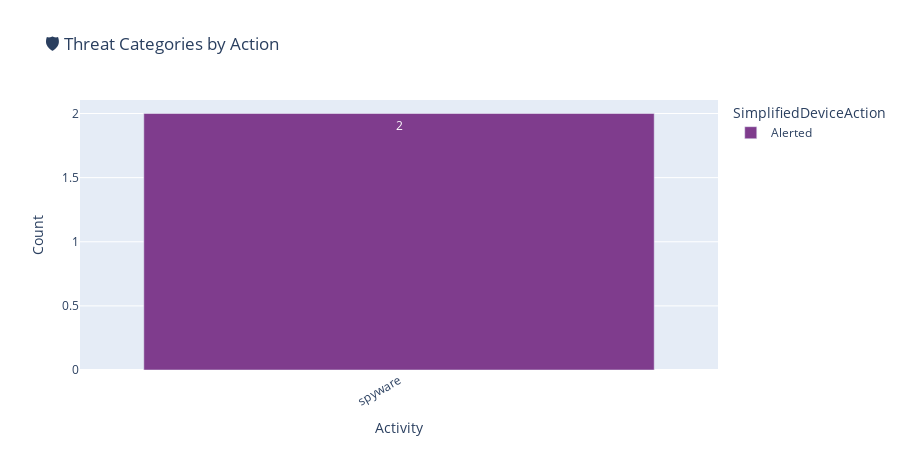

Notebook source saved alongside this figure:
### Markdown cell above
## 🛡️ Step 10: Threat Breakdown

IDS/IPS threat categories and actions from `THREAT` events — shows what the firewall's threat engine is detecting.

This reveals:
- 🦠 **Spyware** detections (e.g., C2 callbacks)
- 🔗 **URL filtering** blocks (malicious/phishing sites)
- 💥 **Vulnerability** exploits (CVE-based signatures)
- 📊 **Action effectiveness** — are threats being blocked or just alerted?

### Code cell
# ── Threat categories by action ───────────────────────────────────────────
df_threats = (
    df_paloalto
    .filter(F.col("DeviceEventClassID") == "THREAT")
    .groupBy("Activity", "SimplifiedDeviceAction", "LogSeverity")
    .agg(F.count("*").alias("Count"))
    .orderBy(F.desc("Count"))
    .toPandas()
)

if len(df_threats) > 0:
    fig = px.bar(
        df_threats,
        x="Activity", y="Count",
        color="SimplifiedDeviceAction",
        title="🛡️ Threat Categories by Action",
        text="Count",
        color_discrete_sequence=px.colors.qualitative.Bold,
    )
    fig.update_layout(width=900, height=450, xaxis_tickangle=-30)
    fig.show()
    print(f"📊 {df_threats['Count'].sum()} total THREAT events across {df_threats['Activity'].nunique()} categories")
else:
    print("🎉 No THREAT events found in the current time window.")

### Figure 1 — Plotly figure (JSON) as saved in the notebook; plotly's stock layout.template omitted (floating-point values rounded to 4 significant figures)
{"data": [{"alignmentgroup": "True", "hovertemplate": "SimplifiedDeviceAction=Alerted<br>Activity=%{x}<br>Count=%{text}<extra></extra>", "legendgroup": "Alerted", "marker": {"color": "rgb(127, 60, 141)", "pattern": {"shape": ""}}, "name": "Alerted", "offsetgroup": "Alerted", "orientation": "v", "showlegend": true, "text": [2], "textposition": "auto", "type": "bar", "x": ["spyware"], "xaxis": "x", "y": [2], "yaxis": "y"}], "layout": {"barmode": "relative", "height": 450, "legend": {"title": {"text": "SimplifiedDeviceAction"}, "tracegroupgap": 0}, "title": {"text": "🛡️ Threat Categories by Action"}, "width": 900, "xaxis": {"anchor": "y", "domain": [0, 1], "tickangle": -30, "title": {"text": "Activity"}}, "yaxis": {"anchor": "x", "domain": [0, 1], "title": {"text": "Count"}}}}
